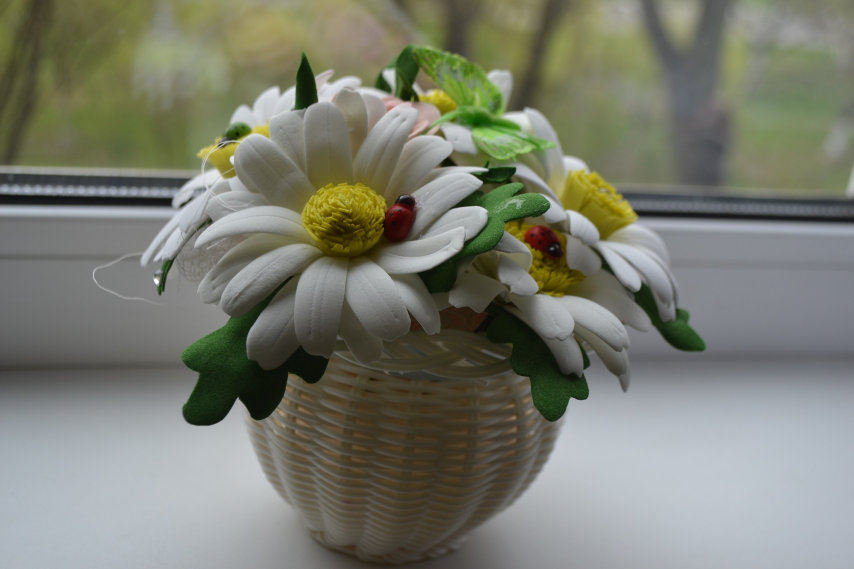
#> input picture images/_in/pic1.jpg, 2560 x 1707 px (shown at 1/3 size)
$ python lab3.py
#> lines starting #> are read from the running program, lines starting #| are printed output that depends on the picture
### images/opencv/img_utils.py
import cv2 as cv


def image_show(image):
    """
    Show image _in a pop-up window
    """
    # print(f'image_show - IN: {image}')
    cv.imshow('image', image)
    cv.waitKey(0)  # Will wait infinitely until any key pressed
    cv.destroyAllWindows()


def turn_to_grayscale(image):
    """
    Transform image to gray scale
    """
    # print(f'turn_to_grayscale - IN: {image}')
    return cv.cvtColor(image, cv.COLOR_BGR2GRAY)


def image_save(image, img_name):
    """
    Save image on disk
    :param image: Image
    :type image: Image
    :param img_name: Image name to save
    :type img_name: str
    """
    # print(f'image_save - IN: {image}')
    cv.imwrite(img_name, image)
    print(f'OUT: Image saved as {img_name}')

### images/opencv/lab3.py
import cv2 as cv
import img_utils as iu

"""
Here I'm doing the following:
 - resizing big image to small one.
 - copy image and save with gray scale
"""

in_dir = '../_in'
img = 'pic1.jpg'
in_img = f'{in_dir}/{img}'

out_height, out_width = (350, 500)
img1_name = 'for_gif_1.jpg'
img2_name = 'for_gif_2.jpg'


# --------------------------------------------------------
# read
img = cv.imread(in_img)
#> img is the input picture: shape (1707, 2560, 3); mean B, G, R 112.1, 125.4, 123


res = cv.resize(img, (out_height, out_height), interpolation=cv.INTER_LINEAR)
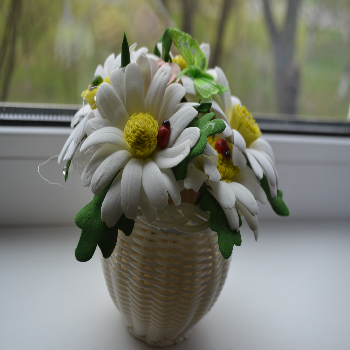
#> res: shape (350, 350, 3); mean B, G, R 112, 125.3, 122.9
iu.image_show(res)
iu.image_save(image=res, img_name=img1_name)

res_gray = iu.turn_to_grayscale(res)
#> in turn_to_grayscale, `return cv.cvtColor(image, cv.COLOR_BGR2GRAY)`:
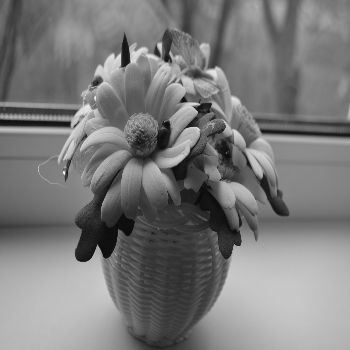
#> returned value: shape (350, 350); min 9, max 254, mean 123.1
iu.image_show(res_gray)
iu.image_save(image=res_gray, img_name=img2_name)
